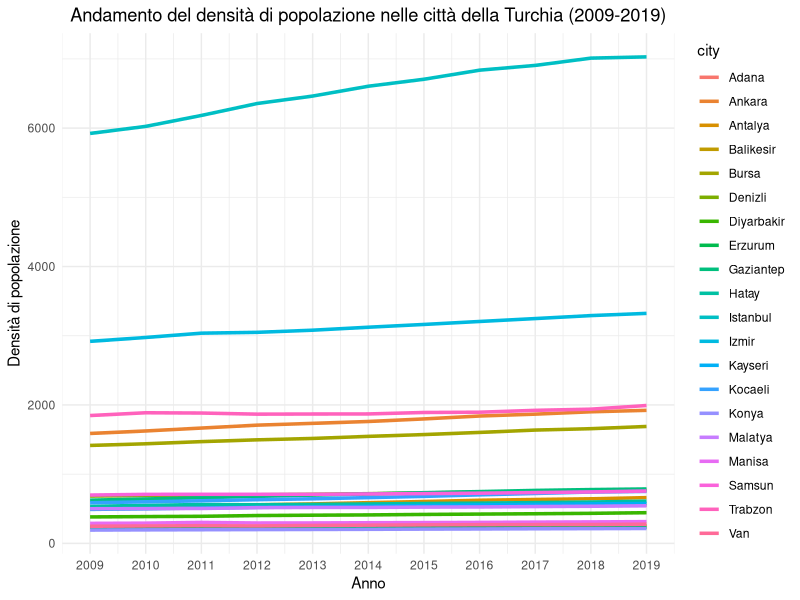

Recreate this plot in R.
# Caricare le librerie necessarie
library(ggplot2)
library(tidyr)
library(dplyr)

# Caricare i dati
gdp_data <- read.csv("dataset/Population_density.csv")

# Filtrare per il paese Turchia
gdp_turk <- gdp_data %>% 
  filter(country == "Türkiye")

# Trasformare i dati da wide a long format
gdp_long_turk <- gdp_turk %>%
  gather(key = "year", value = "density", `X2009`:`X2019`) %>%
  mutate(year = as.numeric(sub("X", "", year)))

# Creare il grafico a linee per le città del paese Turchia
ggplot(gdp_long_turk, aes(x = year, y = density, group = city, color = city)) +
  geom_line(size = 1.2) + 
  scale_x_continuous(breaks = 2009:2019) +
  theme_minimal() +
  theme(plot.title = element_text(hjust = 0.5)) + 
  labs(title = "Andamento del densità di popolazione nelle città della Turchia (2009-2019)",
       x = "Anno",
       y = "Densità di popolazione")
